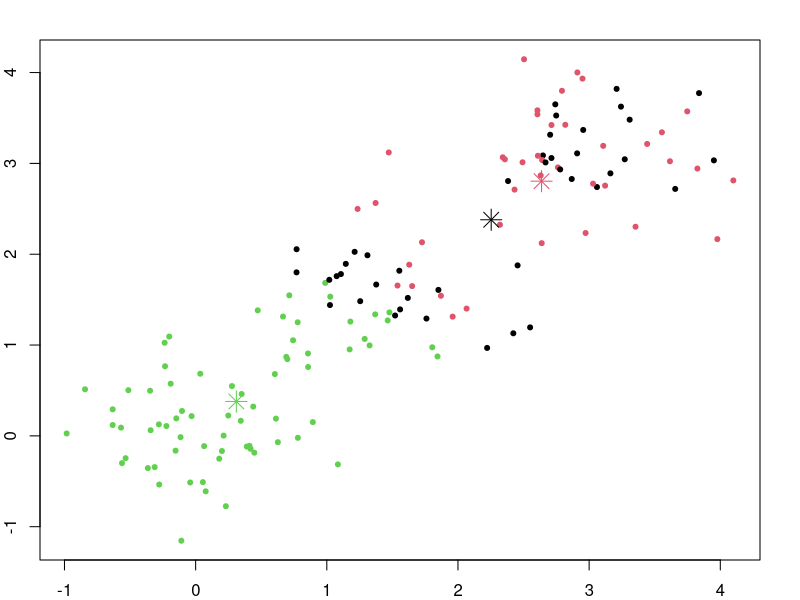
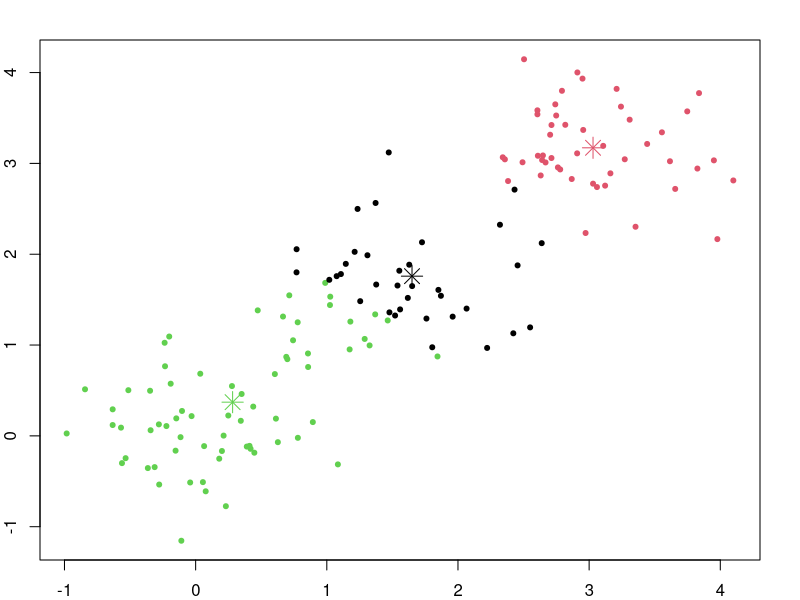
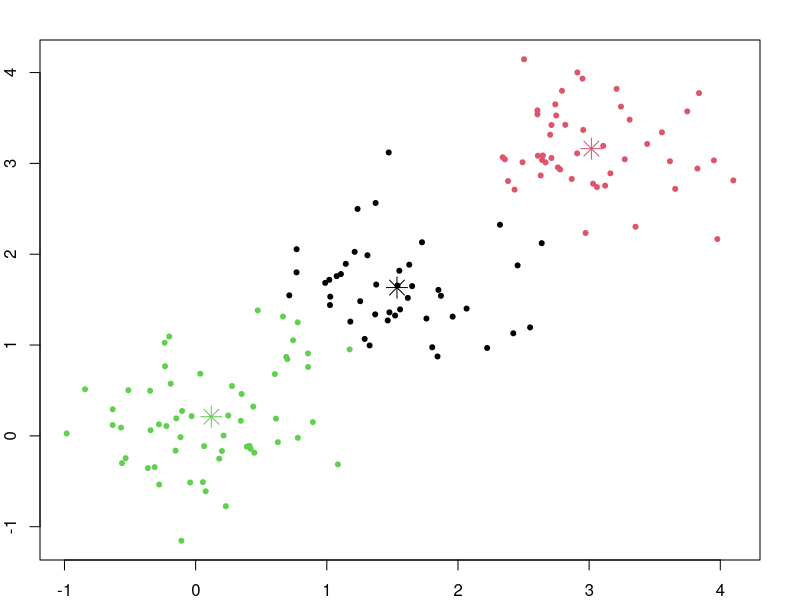
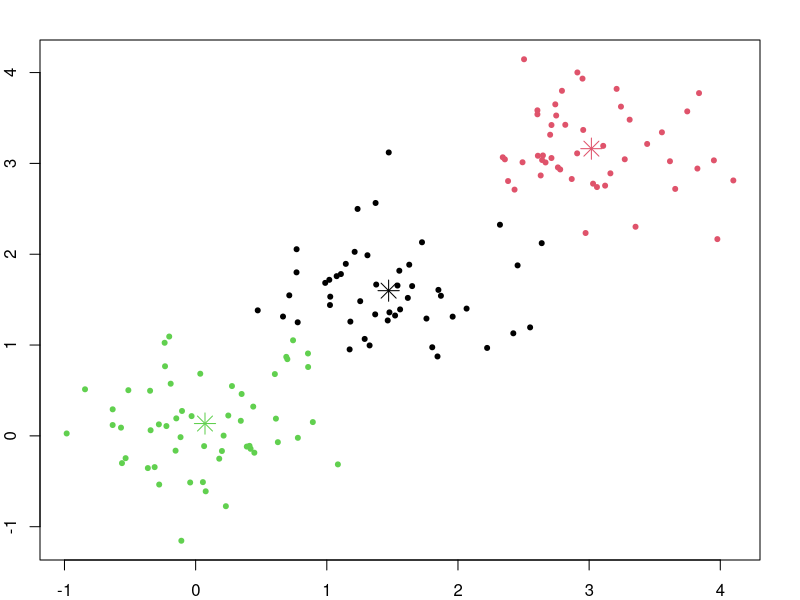
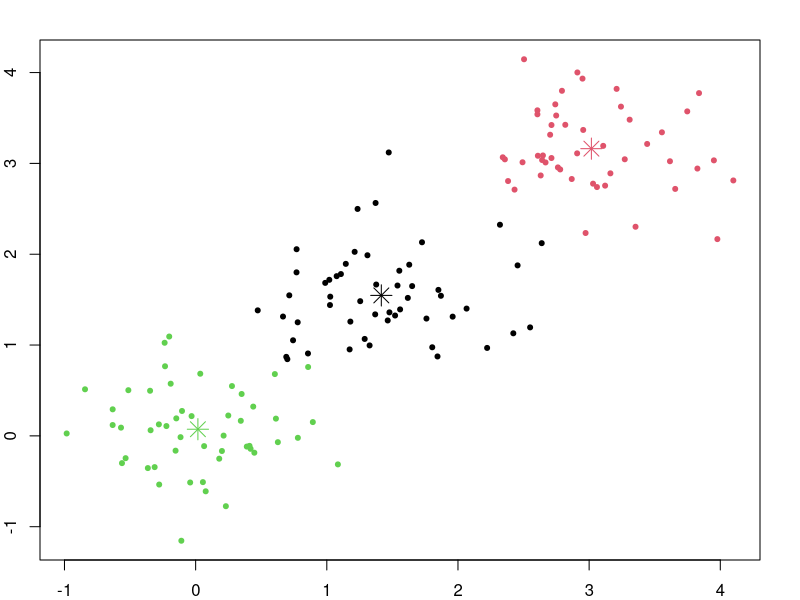
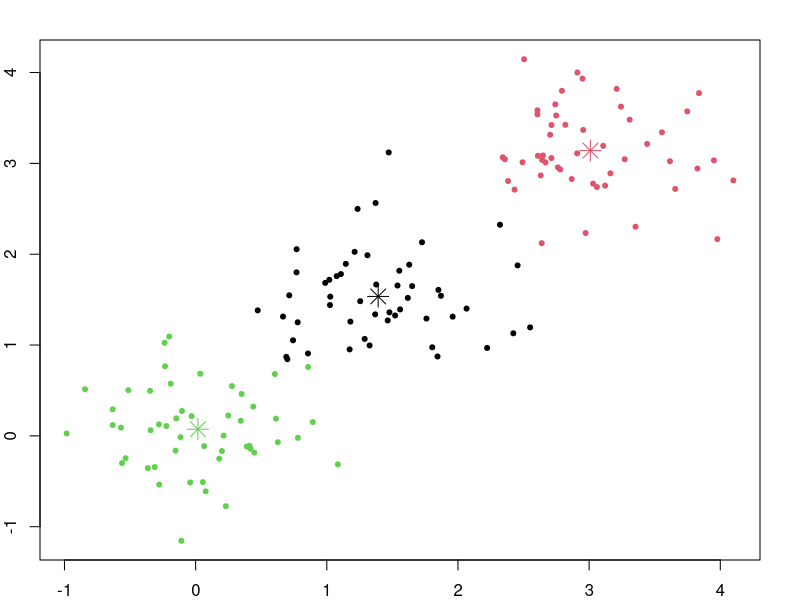
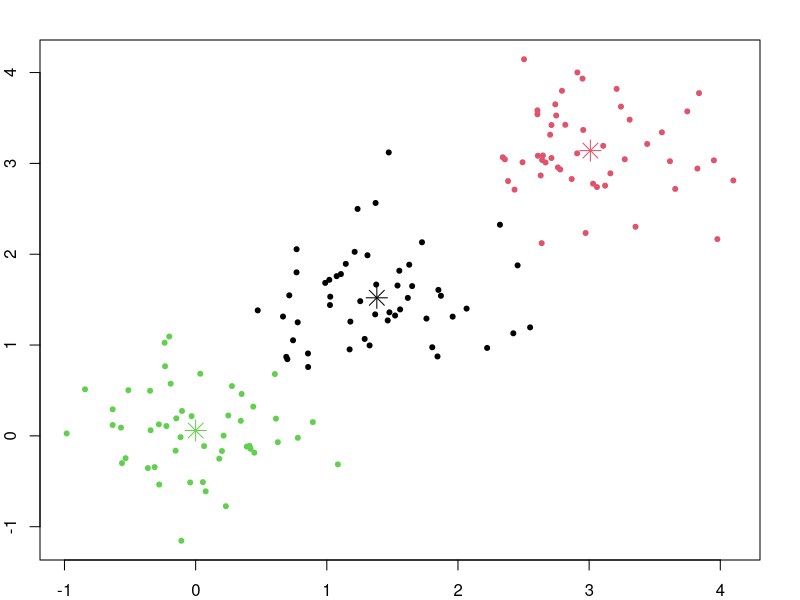
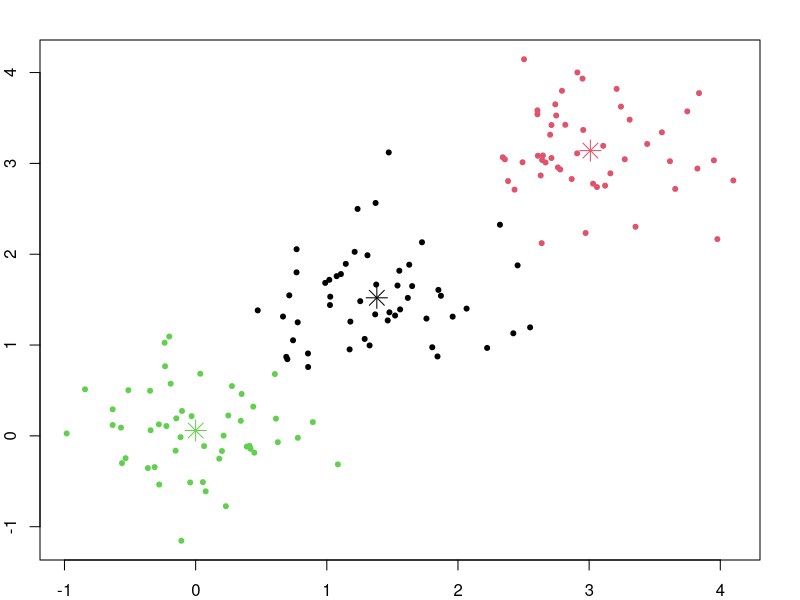

The R source for these figures, in order: (Note: this script raises an error after producing the figures.)
## ---- chunk 1
knitr::opts_chunk$set(echo = TRUE)
## ---- chunk 2
# Function to initialize centroids randomly
initialize_centroids <- function(data, k) {
  n = nrow(data)
  indices = sample(1:n, k)
  centroids = data[indices, ]
  return(centroids)
}

# Function to assign each data point to the nearest centroid
assign_clusters <- function(data, centroids) {
  n = nrow(data)
  k = nrow(centroids)
  distances = matrix(NA, nrow = n, ncol = k)
  
  # Calculate distances from each data point to each centroid
  for (i in 1:k) {
    distances[, i] = rowSums((data - centroids[i, ])^2)
  }
  
  # Assign data points to the nearest centroid
  clusters = apply(distances, 1, which.min)
  return(clusters)
}

# Function to update centroids based on cluster assignments
update_centroids <- function(data, clusters, k) {
  n = nrow(data)
  d = ncol(data)
  centroids = matrix(NA, nrow = k, ncol = d)
  for (i in 1:k) {
    centroids[i, ] = colMeans(data[clusters == i, ])
  }
  return(centroids)
}

# Function to check if centroids have converged
centroids_converged <- function(old_centroids, new_centroids, tol = 1e-6) {
  sum_diff = sum((old_centroids - new_centroids)^2)
  return(sum_diff < tol)
}

# K-means algorithm
kmeans <- function(data, k, max_iters = 100, plot_iters = 0) {
  # Input:
  # data: matrix of data points
  # k: number of clusters
  # max_iters: number of maximum iterations for k-means
  # plot_iters: number of iterations per plot; 0 means no plotting
  # Output: a list of kmeans outputs.
  # centroids: coordinates of the cluster centroids
  # clusters: membership of clusters
  
  if(plot_iters != 0){
    par(mar = c(2, 2, 2, 2))
  }
  
  # Initialize centroids
  centroids = initialize_centroids(data, k)
  
  # Loop until convergence or maximum iterations reached
  for (iter in 1:max_iters) {
    old_centroids = centroids
    
    # Assign data points to clusters
    clusters = assign_clusters(data, centroids)
    
    # Update centroids
    centroids = update_centroids(data, clusters, k)
    
    if((plot_iters != 0) & (iter %% plot_iters == 0)){
      plot(data[,1], data[,2], xlab = "", ylab = "", col = clusters, pch = 20)
      points(centroids, col = 1:k, pch = 8, cex = 2)
    }
    
    # Check for convergence
    if (centroids_converged(old_centroids, centroids)) {
      break
    }
  }
  print(paste0("Number of iterations:", iter))
  
  # Return final centroids and cluster assignments
  return(list(centroids = centroids, clusters = clusters))
}
## ---- chunk 3
set.seed(123)
cluster1 <- matrix(rnorm(100, mean = 0, sd = 0.5), ncol = 2)
cluster2 <- matrix(rnorm(100, mean = 1.5, sd = 0.5), ncol = 2)
cluster3 <- matrix(rnorm(100, mean = 3, sd = 0.5), ncol = 2)
data <- rbind(cluster1, cluster2, cluster3)

# Specify number of clusters (k)
k = 3

# Run k-means algorithm
result = kmeans(data = data, k = k, plot_iters = 1)
#plot(data, col = result$clusters, pch = 20)
#points(result$centroids, col = 1:k, pch = 8, cex = 2)
## ---- chunk 4
# Function to perform hierarchical clustering using average linkage
hierarchical_clustering <- function(data) {
  # Calculate distance matrix
  distances = as.matrix(dist(data))
  
  n = nrow(distances)
  clusters = 1:n
  while (n > 1) {
    if (anyNA(distances)) {
      print(n)
      print(distances)
    }
    # Find the minimum distance between clusters
    min_distance = Inf
    min_i = 0
    min_j = 0
    for (i in 1:(n-1)) {
      for (j in (i+1):n) {
        if (distances[i, j] < min_distance) {
          min_distance = distances[i, j]
          min_i = i
          min_j = j
        }
      }
    }
    # Merge clusters min_i and min_j
    for (k in 1:n) {
      if(n == 53){
        if(k == 46){
          print(c(min_i, min_j))
          print(clusters)
          print(sum(clusters == min_i))
          print(sum(clusters == min_j))
        }
      }
      if (k != min_i && k != min_j) {
        distances[min_i, k] = (distances[min_i, k] * sum(clusters == min_i) + 
                               distances[min_j, k] * sum(clusters == min_j)) / 
                               (sum(clusters == min_i) + sum(clusters == min_j))
        distances[k, min_i] = distances[min_i, k]
      }
    }
    clusters[which(clusters == min_j)] = min_i
#    clusters = c(clusters[-min_j], clusters[min_i])
    distances = distances[-min_j, -min_j]
    n = n - 1
  }
  return(clusters)
}
## ---- chunk 5
# Generate example data
set.seed(123)
data <- matrix(rnorm(200), ncol = 2)

# Perform hierarchical clustering
clusters <- hierarchical_clustering(data)

# Plot the data points with cluster assignments
plot(data, col = clusters, pch = 20)
